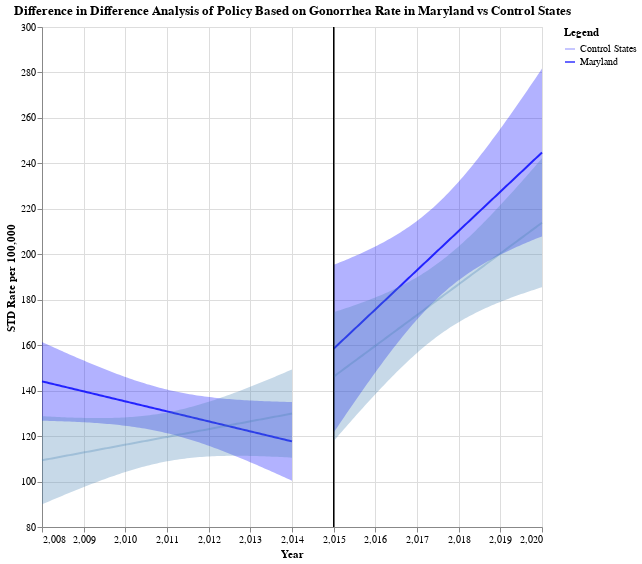

The notebook cell saved with this chart:
### Code cell
gonorrhea_md = partition_data(
    Gonorrhea_only, "State", "STD_per_100000", treat_state2, control_states2, 2015)

pre_md_gonorrhea = plotting_chart(gonorrhea_md[0], "Year", "STD_per_100000",
                                  "Maryland", 2015, "Blue", "STD Rate per 100,000")
post_md_gonorrhea = plotting_chart(
    gonorrhea_md[1], "Year", "STD_per_100000", "Maryland", 2015, "Blue", "STD Rate per 100,000")
pre_control_md_gonorrhea = plotting_chart(
    gonorrhea_md[2], "Year", "STD_per_100000", "Control States", 2015, "#4682B4", "STD Rate per 100,000")
post_control_md_gonorrhea = plotting_chart(
    gonorrhea_md[3], "Year", "STD_per_100000", "Control States", 2015, " #4682B4", "STD Rate per 100,000")

final_md_gonorrhea = pre_md_gonorrhea + post_md_gonorrhea + \
    pre_control_md_gonorrhea + post_control_md_gonorrhea
final_md_gonorrhea.properties(
    title="Difference in Difference Analysis of Policy Based on Gonorrhea Rate in Maryland vs Control States"
)
